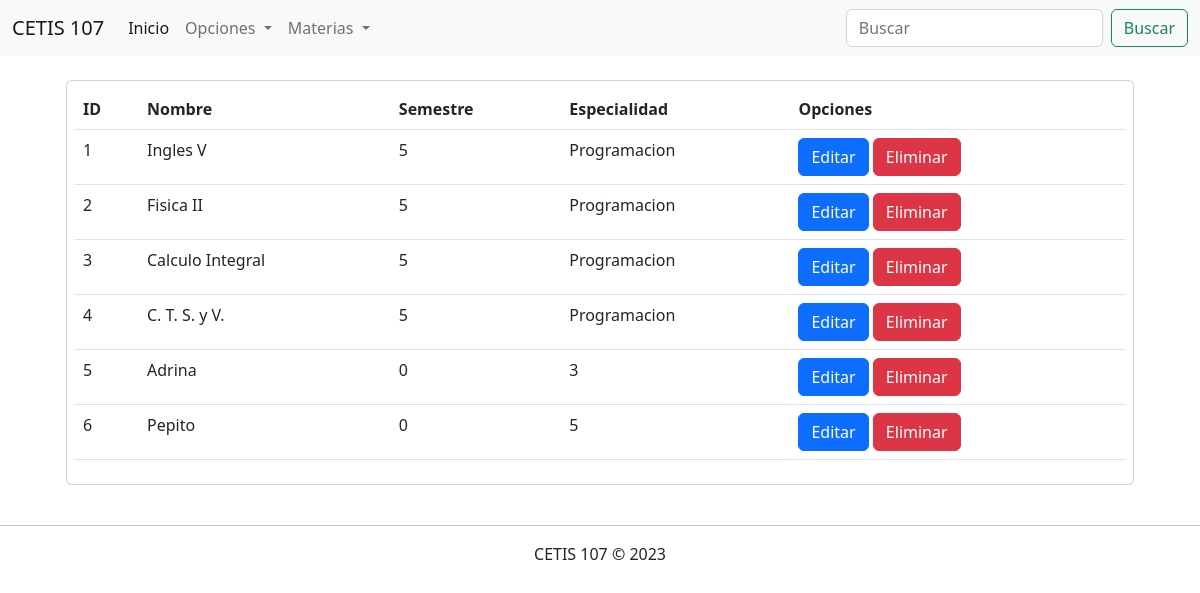
The app's page /consultarMaterias.php, older data.
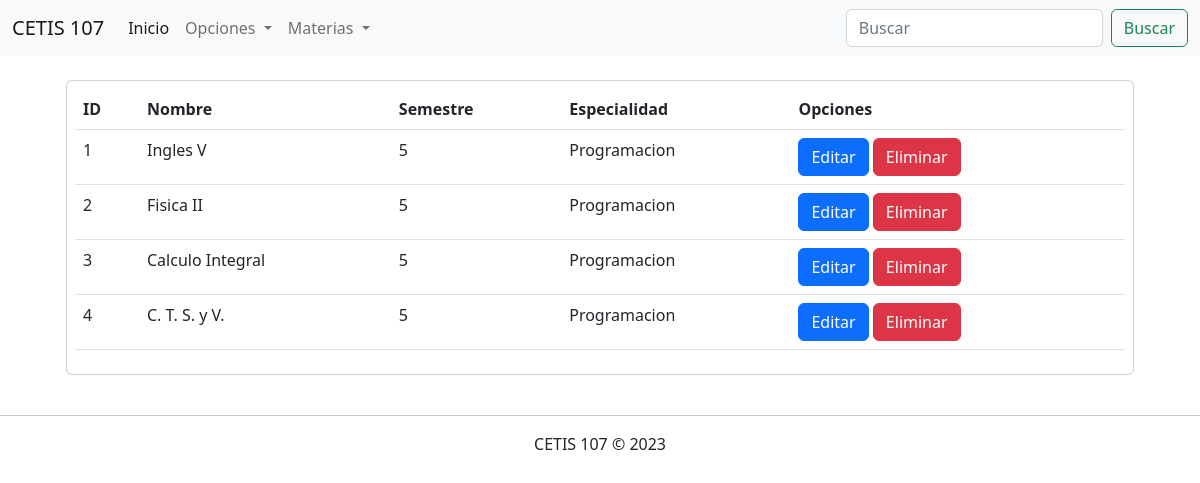
The same page, newer data.
### tables this page shows
CREATE TABLE `materias` (
  `id` int(11) NOT NULL,
  `nombre` varchar(100) NOT NULL,
  `semestre` int(11) NOT NULL,
  `especialidad` varchar(100) NOT NULL
);

### consultarMaterias.php (the view, shortened to what this page needs)
<!DOCTYPE html>
<html lang="en">
<head>
    <link rel="stylesheet" href="css/bootstrap.css">
</head>
<body>
<?php
        include 'menu.php';
        include 'conexion2.php';
        $sql = "SELECT * FROM materias";
        $datos = $conexion->query($sql);
    ?>
<div class="container">
        <div class="row">
            <div class="col-12">
                <?php if($datos->num_rows > 0){ ?>
                    <div class="table-responsive card m-4 p-2">
                        <table class="table table-hover">
                            <thead>
                                <tr>
                                    <th>ID</th>
                                    <th>Nombre</th>
                                    <th>Semestre</th>
                                    <th>Especialidad</th>
                                    <th>Opciones</th>
                                </tr>
                            </thead>
                            <tbody>
                                <?php while($registro = $datos->fetch_assoc()){ ?>
                                    <tr>
                                        <td><?php echo $registro["id"]; ?></td>
                                        <td><?php echo $registro["nombre"]; ?></td>
                                        <td><?php echo $registro["semestre"]; ?></td>
                                        <td><?php echo $registro["especialidad"]; ?></td>
                                        <td>
                                            <a href="editarMaterias.php?id=<?php echo $registro["id"];?>" class="btn btn-xs btn-primary">Editar</a>
                                            <a href="eliminarMaterias.php?id=<?php echo $registro["id"];?>" class="btn btn-xs btn-danger">Eliminar</a>
                                        </td>
                                    </tr>
                                <?php }?>
                            </tbody>
                        </table>
                    </div>
                <?php } else{ ?>
                    <h2 class="m-4">No Existe datos en alumnos en la base de datos</h2>
                <?php } ?>
            </div>
        </div>
    </div>
<footer class="text-center">
        <hr>
        CETIS 107 &copy; 2023
    </footer>
</body>
</html>

Row changes from the older to the newer data that the page shows:
removed materias: id "5", nombre "Adrina", semestre "0", especialidad "3"
removed materias: id "6", nombre "Pepito", semestre "0", especialidad "5"
